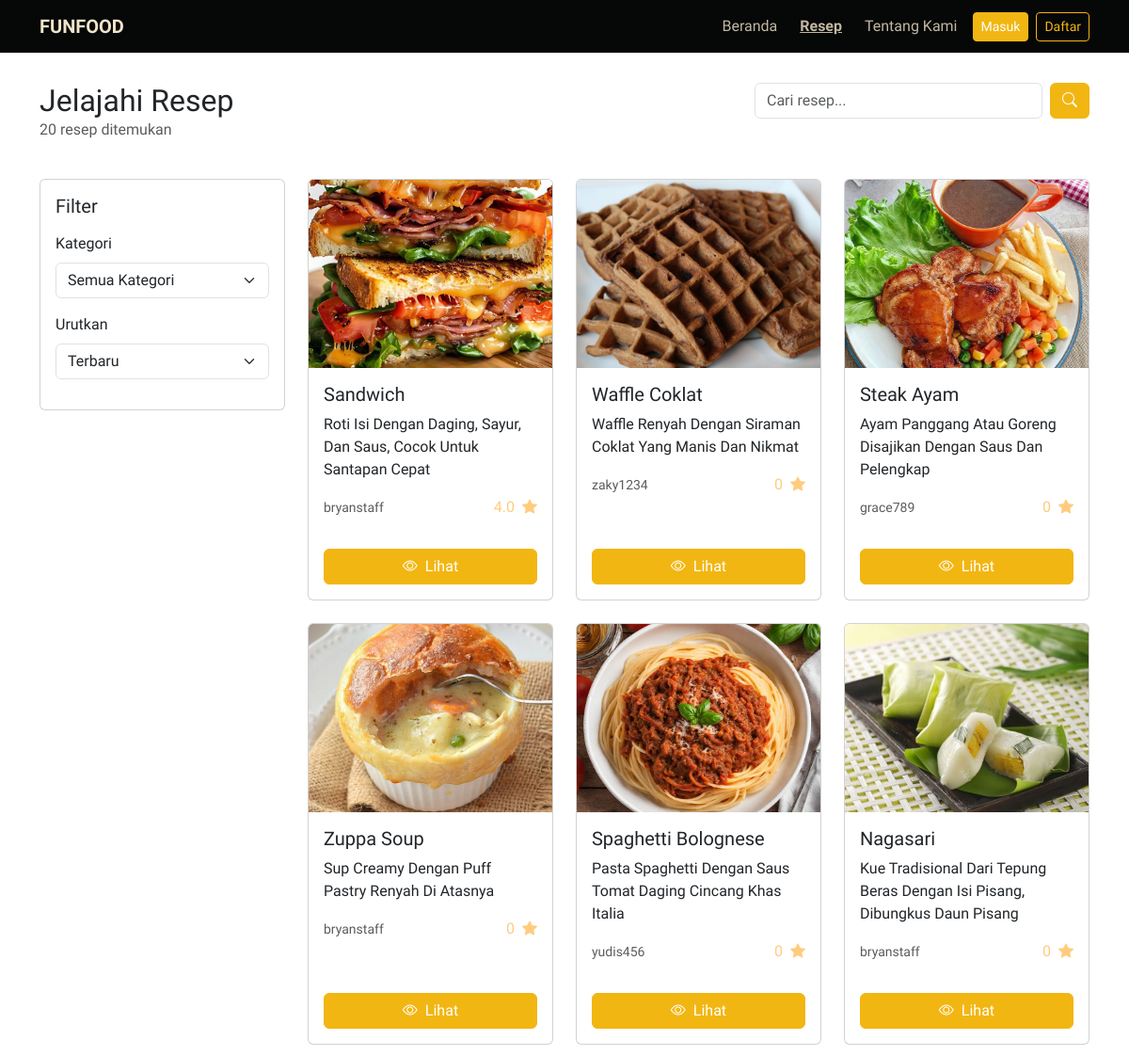
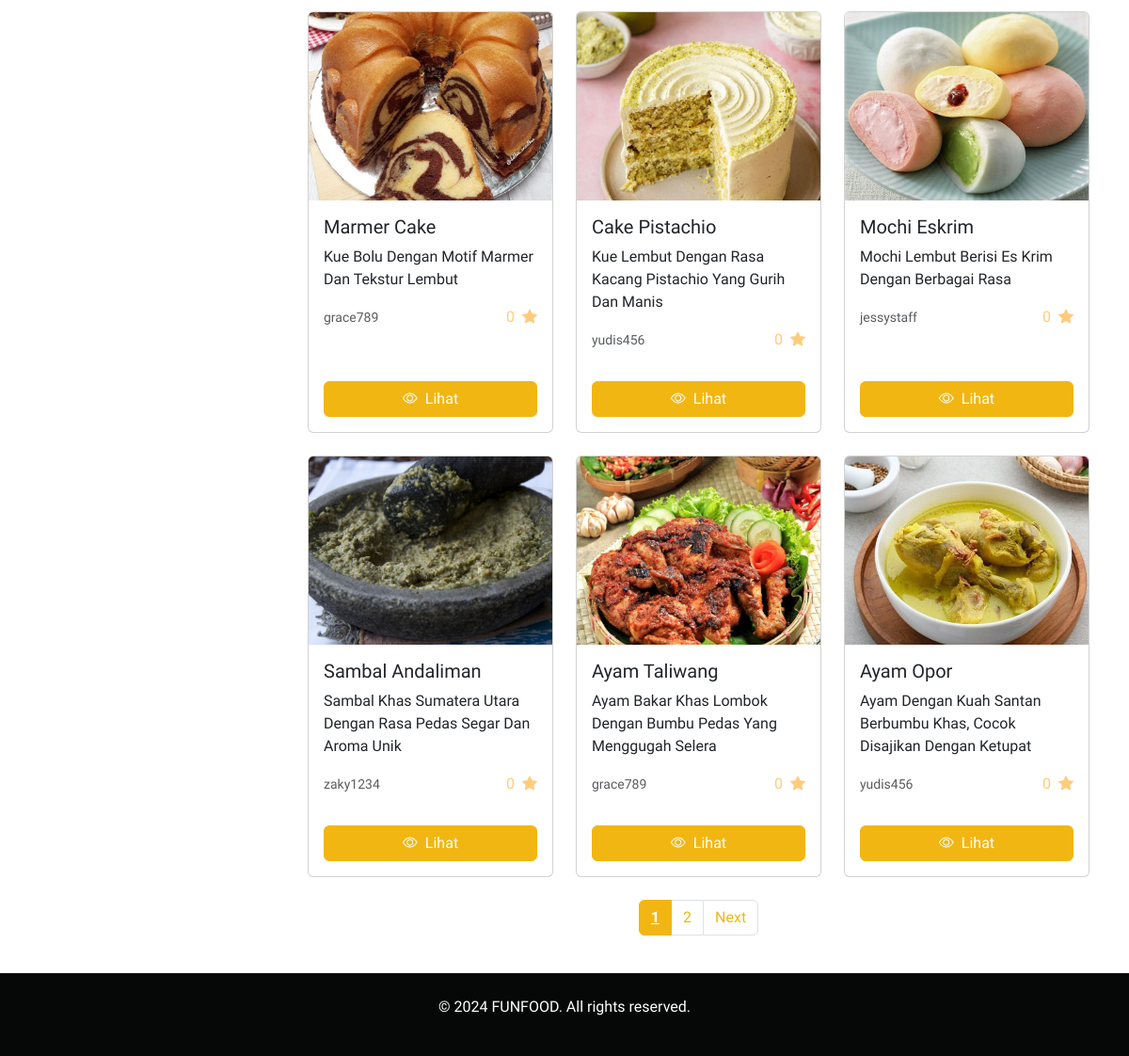
The app's page /recipes/ with its own data (2 pictures, top to bottom).
### funfood_app/models.py (models this page shows, shortened)
class Recipe(models.Model):
    user = models.ForeignKey(CustomUser, on_delete=models.CASCADE, related_name='recipes')
    title = models.CharField(max_length=100)
    description = models.TextField()
    ingredients = models.TextField(help_text='Separate each ingredient with a newline.')
    steps = models.TextField(help_text='Separate each step with a newline.')
    image = models.ImageField(upload_to='recipe/', blank=True, null=True)
    category = models.ForeignKey('Category', on_delete=models.CASCADE, related_name='recipes')
    is_approved = models.BooleanField(default=False)
    created_at = models.DateTimeField(auto_now_add=True)
    def get_avg_rating(self):
        reviews = self.reviews.all()
        if reviews.exists():
            total_rating = sum(review.rating for review in reviews)
            return round(total_rating / reviews.count(), 2)
        return 0

class CustomUser(AbstractUser):
    nickname = models.CharField(max_length=20)
    phone_number = models.CharField(max_length=20, blank=True, null=True)
    profile_image = models.ImageField(upload_to='profile/', blank=True, null=True)

class Review(models.Model):
    user = models.ForeignKey(CustomUser, on_delete=models.CASCADE, related_name='reviews')
    recipe = models.ForeignKey(Recipe, on_delete=models.CASCADE, related_name='reviews')
    rating = models.PositiveIntegerField()
    comment = models.TextField(blank=True)
    created_at = models.DateTimeField(auto_now_add=True)

### funfood_app/views.py (the view)
# urls.py: path('recipes/', views.RecipeListView.as_view(), name='recipes'),
class RecipeListView(ListView):
    model = Recipe
    template_name = 'public/recipes.html'
    context_object_name = 'recipes'
    paginate_by = 12
    def get_queryset(self):
        queryset = Recipe.objects.filter(is_approved=True)
        q = self.request.GET.get('q')
        if q:
            queryset = queryset.filter(
                Q(title__icontains=q) |
                Q(description__icontains=q)
            )
        category = self.request.GET.get('category')
        if category:
            queryset = queryset.filter(category_id=category)
        sort = self.request.GET.get('sort', '-created_at')
        if sort == 'rating':
            queryset = sorted(queryset, key=lambda x: x.get_avg_rating(), reverse=True)
        else:
            queryset = queryset.order_by(sort)
        return queryset
    def get_context_data(self, **kwargs):
        context = super().get_context_data(**kwargs)
        context['categories'] = Category.objects.all()
        context['current_category'] = self.request.GET.get('category')
        context['search_query'] = self.request.GET.get('q', '')
        context['sort'] = self.request.GET.get('sort', '-created_at')
        return context

### templates/public/recipes.html (shortened to what this page needs)
{% extends '../base.html' %}
{% load static %}
{% block content %}
<div class="container py-4">
  <div class="row mb-4">
    <div class="col-md-8">
      <h2 class="mb-0">Jelajahi Resep</h2>
      <p class="text-muted">{{ paginator.count }} resep ditemukan</p>
    </div>
    <div class="col-md-4">
      <form method="get" class="d-flex gap-2">
        <input type="text"
               name="q"
               class="form-control"
               placeholder="Cari resep..."
               value="{{ search_query }}">
        <button type="submit" class="btn btn-primary">
          <i class="bi bi-search"></i>
        </button>
      </form>
    </div>
  </div>
  <div class="row g-4">
    <div class="col-md-3">
      <div class="card">
        <div class="card-body">
          <form method="get" id="filterForm">
            <h5 class="card-title mb-3">Filter</h5>
            <div class="mb-3">
              <label class="form-label">Kategori</label>
              <select class="form-select" name="category" onchange="document.getElementById('filterForm').submit()">
                <option value="">Semua Kategori</option>
              </select>
            </div>
            <div class="mb-3">
              <label class="form-label">Urutkan</label>
              <select class="form-select" name="sort" onchange="document.getElementById('filterForm').submit()">
                <option value="-created_at" {% if sort == '-created_at' %}selected{% endif %}>Terbaru</option>
              </select>
            </div>
          </form>
        </div>
      </div>
    </div>
    <div class="col-md-9">
      {% if recipes %}
      <div class="row g-4">
        {% for recipe in recipes %}
        <div class="col-md-4">
          <div class="card h-100">
            <img src="{{ recipe.image.url }}"
                 class="card-img-top"
                 alt="{{ recipe.title }}"
                 style="height: 200px; object-fit: cover">
            <div class="card-body">
              <h5 class="card-title text-capitalize">{{ recipe.title }}</h5>
              <p class="card-text text-capitalize">{{ recipe.description|truncatewords:20 }}</p>
              <div class="d-flex justify-content-between align-items-center">
                <small class="text-muted">{{ recipe.user.username }}</small>
                <div class="text-warning">
                  <span class="me-1">{{ recipe.get_avg_rating }}</span>
                  <i class="bi bi-star-fill"></i>
                </div>
              </div>
            </div>
            <div class="card-footer bg-transparent border-0 p-3">
              <a href="{% url 'recipe_detail' recipe.pk %}" class="btn btn-primary w-100">
                <i class="bi bi-eye me-2"></i>Lihat
              </a>
            </div>
          </div>
        </div>
        {% endfor %}
      </div>
      {% if is_paginated %}
      <nav class="mt-4">
        <ul class="pagination justify-content-center">
          {% for num in page_obj.paginator.page_range %}
          <li class="page-item {% if page_obj.number == num %}active{% endif %}">
            <a class="page-link" href="?page={{ num }}{% if search_query %}&q={{ search_query }}{% endif %}{% if current_category %}&category={{ current_category }}{% endif %}{% if sort %}&sort={{ sort }}{% endif %}">{{ num }}</a>
          </li>
          {% endfor %}
          {% if page_obj.has_next %}
          <li class="page-item">
            <a class="page-link" href="?page={{ page_obj.next_page_number }}{% if sort %}&sort={{ sort }}{% endif %}">Next</a>
          </li>
          {% endif %}
        </ul>
      </nav>
      {% endif %}
      {% else %}
      <div class="text-center my-5">
        <i class="bi bi-journal-x display-1 text-muted"></i>
        <p class="lead mt-3">Tidak ada resep yang ditemukan.</p>
      </div>
      {% endif %}
    </div>
  </div>
</div>
{% endblock %}

### static/css/styles.css (style rules this page uses)
:root { --bs-light-rgb: 241, 227, 201; --bs-dark-rgb: 6, 7, 7; --bs-primary-rgb: 242, 182, 18; --bs-secondary-rgb: 215, 85, 59; --bs-info-rgb: 0, 210, 248; --bs-success-rgb: 91, 201, 0; --bs-warning-rgb: 255, 204, 126; --bs-danger-rgb: 255, 24, 100; }
*, body { font-family: 'Funnel Display', sans-serif; }
.btn-primary { background-color: rgb(var(--bs-primary-rgb)); border-color: rgb(var(--bs-primary-rgb)); }
.active { color: white; text-decoration-line: underline; border-radius: 4px; font-weight: 700; }
.page-link { color: rgb(var(--bs-primary-rgb)); }
.page-item.active .page-link { background-color: rgb(var(--bs-primary-rgb)); border-color: rgb(var(--bs-primary-rgb)); }

### records on screen
Recipe: image (picture), title "Sandwich", description "Roti Isi Dengan Daging, Sayur, Dan Saus, Cocok Untuk Santapan Cepat", user.username "bryanstaff", get_avg_rating "4.0"
Recipe: image (picture), title "Waffle Coklat", description "Waffle Renyah Dengan Siraman Coklat Yang Manis Dan Nikmat", user.username "zaky1234", get_avg_rating "0"
Recipe: image (picture), title "Steak Ayam", description "Ayam Panggang Atau Goreng Disajikan Dengan Saus Dan Pelengkap", user.username "grace789", get_avg_rating "0"
Recipe: image (picture), title "Zuppa Soup", description "Sup Creamy Dengan Puff Pastry Renyah Di Atasnya", user.username "bryanstaff", get_avg_rating "0"
Recipe: image (picture), title "Spaghetti Bolognese", description "Pasta Spaghetti Dengan Saus Tomat Daging Cincang Khas Italia", user.username "yudis456", get_avg_rating "0"
Recipe: image (picture), title "Nagasari", description "Kue Tradisional Dari Tepung Beras Dengan Isi Pisang, Dibungkus Daun Pisang", user.username "bryanstaff", get_avg_rating "0"
Recipe: image (picture), title "Marmer Cake", description "Kue Bolu Dengan Motif Marmer Dan Tekstur Lembut", user.username "grace789", get_avg_rating "0"
Recipe: image (picture), title "Cake Pistachio", description "Kue Lembut Dengan Rasa Kacang Pistachio Yang Gurih Dan Manis", user.username "yudis456", get_avg_rating "0"
Recipe: image (picture), title "Mochi Eskrim", description "Mochi Lembut Berisi Es Krim Dengan Berbagai Rasa", user.username "jessystaff", get_avg_rating "0"
Recipe: image (picture), title "Sambal Andaliman", description "Sambal Khas Sumatera Utara Dengan Rasa Pedas Segar Dan Aroma Unik", user.username "zaky1234", get_avg_rating "0"
Recipe: image (picture), title "Ayam Taliwang", description "Ayam Bakar Khas Lombok Dengan Bumbu Pedas Yang Menggugah Selera", user.username "grace789", get_avg_rating "0"
Recipe: image (picture), title "Ayam Opor", description "Ayam Dengan Kuah Santan Berbumbu Khas, Cocok Disajikan Dengan Ketupat", user.username "yudis456", get_avg_rating "0"

### other values on screen
{{ paginator.count }} "20"
{{ num }} "1" "2"
